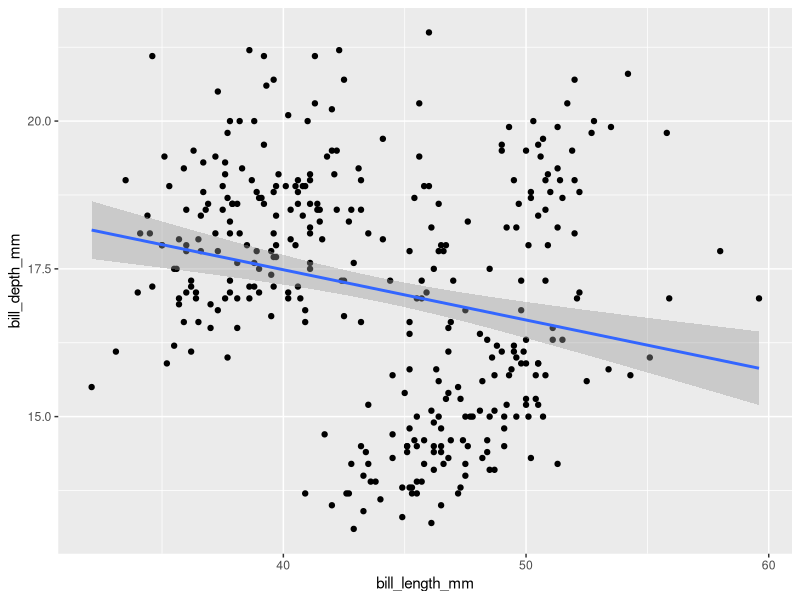

Write the R code that produced this figure.
# Need ggplot2
library(ggplot2)
library(palmerpenguins)

ggplot(data = penguins, aes(x = bill_length_mm, y = bill_depth_mm)) +
  geom_point() +
  geom_smooth(method = "lm")
